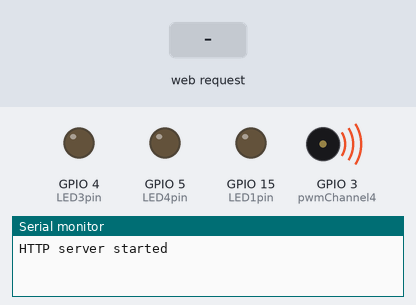
Recording of a sketch running on a simulated ESP32. Parts: output pins drawn as LEDs (lit = HIGH), buzzer (waves = sounding), the last lines printed to the serial monitor. The test bench sets the inputs (shaded band). Pins used as bus, display or sensor lines are not drawn.

Above: at 1.3 s.
1.4 s: HTTP request GET /Switch1on received
At 2.4 s:
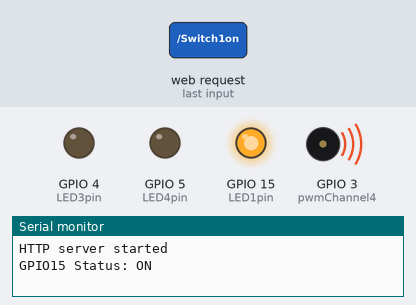
2.9 s: HTTP request GET /Switch3on received
At 3.5 s:
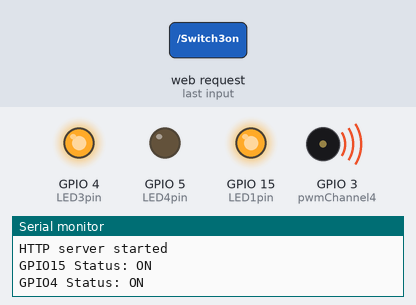
4.4 s: HTTP request GET /Switch1off received
At 4.7 s:
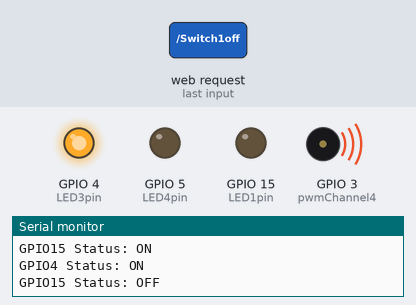
5.9 s: HTTP request GET /Switch4on received
At 7.0 s:
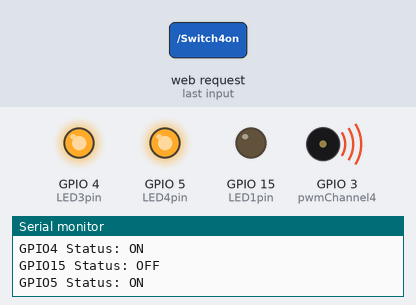
7.4 s: HTTP request GET /Switch3off received
At 8.2 s:
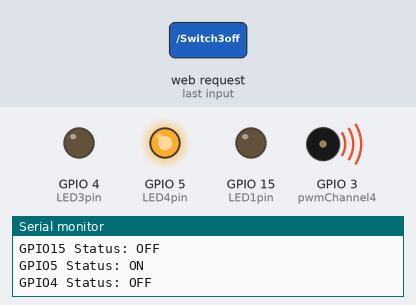
8.9 s: HTTP request GET /Switch1on?value=1 received
At 9.3 s:
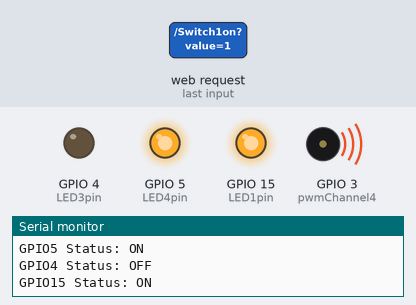
Timing chart, 0 to 11.4 s (numbered marks = the images above; inputs shaded):
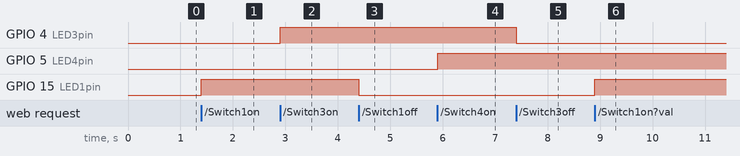

The sketch:

ESP32_WEBSERVER_4LED_4SLIDER.ino
```cpp
#include <WiFi.h>
#include <WebServer.h>

/* Put your SSID & Password */
const char* ssid = "REMOTE-CONTROL";  // Enter SSID here
const char* password = "12345678";    // Enter Password here

/* Put IP Address details */
IPAddress local_ip(192,168,1,1);
IPAddress gateway(192,168,1,1);
IPAddress subnet(255,255,255,0);

WebServer server(80);

// On/Off control pins
uint8_t LED1pin = 15;
uint8_t LED2pin = 2;
uint8_t LED3pin = 4;
uint8_t LED4pin = 5;
bool LED1status = LOW;
bool LED2status = LOW;
bool LED3status = LOW;
bool LED4status = LOW;

// PWM control pins
uint8_t PWM1pin = 18;
uint8_t PWM2pin = 19;
uint8_t PWM3pin = 21;
uint8_t PWM4pin = 22;
int dutyCycle1 = 128;  // Initial duty cycle (50%)
int dutyCycle2 = 128;
int dutyCycle3 = 128;
int dutyCycle4 = 128;

const int freq = 5000;         // PWM frequency
const int pwmChannel1 = 0;
const int pwmChannel2 = 1;
const int pwmChannel3 = 2;
const int pwmChannel4 = 3;
const int resolution = 8;      // 8-bit resolution (values 0 - 255)

void setup() {
  Serial.begin(115200);

  // On/Off LEDs setup
  pinMode(LED1pin, OUTPUT);
  pinMode(LED2pin, OUTPUT);
  pinMode(LED3pin, OUTPUT);
  pinMode(LED4pin, OUTPUT);

  // PWM LEDs setup using ledcAttach (new API)
  ledcAttach(pwmChannel1, PWM1pin, resolution);
  ledcAttach(pwmChannel2, PWM2pin, resolution);
  ledcAttach(pwmChannel3, PWM3pin, resolution);
  ledcAttach(pwmChannel4, PWM4pin, resolution);

  // Set PWM frequency separately
  ledcWriteTone(pwmChannel1, freq);
  ledcWriteTone(pwmChannel2, freq);
  ledcWriteTone(pwmChannel3, freq);
  ledcWriteTone(pwmChannel4, freq);

  WiFi.softAP(ssid, password);
  WiFi.softAPConfig(local_ip, gateway, subnet);
  delay(100);

  // Define routes for On/Off switches
  server.on("/", handle_OnConnect);
  server.on("/Switch1on", handle_Switch1on);
  server.on("/Switch1off", handle_Switch1off);
  server.on("/Switch2on", handle_Switch2on);
  server.on("/Switch2off", handle_Switch2off);
  server.on("/Switch3on", handle_Switch3on);  // Added handler
  server.on("/Switch3off", handle_Switch3off);  // Added handler
  server.on("/Switch4on", handle_Switch4on);  // Added handler
  server.on("/Switch4off", handle_Switch4off);  // Added handler

  // Define routes for PWM control
  server.on("/PWM1", handle_PWM1);
  server.on("/PWM2", handle_PWM2);
  server.on("/PWM3", handle_PWM3);  // Added handler
  server.on("/PWM4", handle_PWM4);  // Added handler

  server.onNotFound(handle_NotFound);

  server.begin();
  Serial.println("HTTP server started");
}

void loop() {
  server.handleClient();

  // On/Off control for LEDs
  digitalWrite(LED1pin, LED1status);
  digitalWrite(LED2pin, LED2status);
  digitalWrite(LED3pin, LED3status);
  digitalWrite(LED4pin, LED4status);

  // PWM control for LEDs
  ledcWrite(pwmChannel1, dutyCycle1);
  ledcWrite(pwmChannel2, dutyCycle2);
  ledcWrite(pwmChannel3, dutyCycle3);
  ledcWrite(pwmChannel4, dutyCycle4);
}

// Handle root page
void handle_OnConnect() {
  LED1status = LOW;
  LED2status = LOW;
  LED3status = LOW;
  LED4status = LOW;
  dutyCycle1 = 128;
  dutyCycle2 = 128;
  dutyCycle3 = 128;
  dutyCycle4 = 128;
  Serial.println("Connected");
  server.send(200, "text/html", SendHTML(LED1status, LED2status, LED3status, LED4status, dutyCycle1, dutyCycle2, dutyCycle3, dutyCycle4));
}

// On/Off Switch Handlers
void handle_Switch1on() {
  LED1status = HIGH;
  Serial.println("GPIO15 Status: ON");
  server.send(200, "text/html", SendHTML(true, LED2status, LED3status, LED4status, dutyCycle1, dutyCycle2, dutyCycle3, dutyCycle4));
}

void handle_Switch1off() {
  LED1status = LOW;
  Serial.println("GPIO15 Status: OFF");
  server.send(200, "text/html", SendHTML(false, LED2status, LED3status, LED4status, dutyCycle1, dutyCycle2, dutyCycle3, dutyCycle4));
}

void handle_Switch2on() {
  LED2status = HIGH;
  Serial.println("GPIO2 Status: ON");
  server.send(200, "text/html", SendHTML(LED1status, true, LED3status, LED4status, dutyCycle1, dutyCycle2, dutyCycle3, dutyCycle4));
}

void handle_Switch2off() {
  LED2status = LOW;
  Serial.println("GPIO2 Status: OFF");
  server.send(200, "text/html", SendHTML(LED1status, false, LED3status, LED4status, dutyCycle1, dutyCycle2, dutyCycle3, dutyCycle4));
}

void handle_Switch3on() {  // Added handler
  LED3status = HIGH;
  Serial.println("GPIO4 Status: ON");
  server.send(200, "text/html", SendHTML(LED1status, LED2status, true, LED4status, dutyCycle1, dutyCycle2, dutyCycle3, dutyCycle4));
}

void handle_Switch3off() {  // Added handler
  LED3status = LOW;
  Serial.println("GPIO4 Status: OFF");
  server.send(200, "text/html", SendHTML(LED1status, LED2status, false, LED4status, dutyCycle1, dutyCycle2, dutyCycle3, dutyCycle4));
}

void handle_Switch4on() {  // Added handler
  LED4status = HIGH;
  Serial.println("GPIO5 Status: ON");
  server.send(200, "text/html", SendHTML(LED1status, LED2status, LED3status, true, dutyCycle1, dutyCycle2, dutyCycle3, dutyCycle4));
}

void handle_Switch4off() {  // Added handler
  LED4status = LOW;
  Serial.println("GPIO5 Status: OFF");
  server.send(200, "text/html", SendHTML(LED1status, LED2status, LED3status, false, dutyCycle1, dutyCycle2, dutyCycle3, dutyCycle4));
}

// PWM Handlers
void handle_PWM1() {
  dutyCycle1 = server.arg("value").toInt(); // Get PWM value from URL parameter
  Serial.println("PWM1 value: " + String(dutyCycle1));
  server.send(200, "text/html", SendHTML(LED1status, LED2status, LED3status, LED4status, dutyCycle1, dutyCycle2, dutyCycle3, dutyCycle4));
}

void handle_PWM2() {
  dutyCycle2 = server.arg("value").toInt();
  Serial.println("PWM2 value: " + String(dutyCycle2));
  server.send(200, "text/html", SendHTML(LED1status, LED2status, LED3status, LED4status, dutyCycle1, dutyCycle2, dutyCycle3, dutyCycle4));
}

void handle_PWM3() {  // Added handler
  dutyCycle3 = server.arg("value").toInt();
  Serial.println("PWM3 value: " + String(dutyCycle3));
  server.send(200, "text/html", SendHTML(LED1status, LED2status, LED3status, LED4status, dutyCycle1, dutyCycle2, dutyCycle3, dutyCycle4));
}

void handle_PWM4() {  // Added handler
  dutyCycle4 = server.arg("value").toInt();
  Serial.println("PWM4 value: " + String(dutyCycle4));
  server.send(200, "text/html", SendHTML(LED1status, LED2status, LED3status, LED4status, dutyCycle1, dutyCycle2, dutyCycle3, dutyCycle4));
}

void handle_NotFound(){
  server.send(404, "text/plain", "Not found");
}

String SendHTML(uint8_t led1stat, uint8_t led2stat, uint8_t led3stat, uint8_t led4stat, int pwm1, int pwm2, int pwm3, int pwm4) {
  String ptr = "<!DOCTYPE html> <html>\n";
  ptr += "<head><meta name=\"viewport\" content=\"width=device-width, initial-scale=1.0, user-scalable=no\">\n";
  ptr += "<title>LED Control</title>\n";
  ptr += "<style>html { font-family: Helvetica; display: inline-block; margin: 0px auto; text-align: center;}\n";
  ptr += ".button {display: block;width: 80px;background-color: #3498db;border: none;color: white;padding: 13px 30px;text-align: center; font-size: 20px; margin: 10px auto; cursor: pointer; border-radius: 4px;}\n";
  ptr += ".button-on {background-color: #3498db;}\n";
  ptr += ".button-off {background-color: #34495e;}\n";
  ptr += "input[type='range'] {width: 80%; height: 30px; background-color: #ddd; margin: 20px auto;}\n";
  ptr += "</style>\n";
  ptr += "</head>\n";

  ptr += "<body>\n";
  ptr += "<h1>ESP32 LED Control</h1>\n";

  // LED 1 Control (On/Off)
  if(led1stat) {
    ptr += "<p>LED 1 Status: ON</p><a class=\"button button-off\" href=\"/Switch1off\">Turn OFF</a>\n";
  } else {
    ptr += "<p>LED 1 Status: OFF</p><a class=\"button button-on\" href=\"/Switch1on\">Turn ON</a>\n";
  }

  // LED 2 Control (On/Off)
  if(led2stat) {
    ptr += "<p>LED 2 Status: ON</p><a class=\"button button-off\" href=\"/Switch2off\">Turn OFF</a>\n";
  } else {
    ptr += "<p>LED 2 Status: OFF</p><a class=\"button button-on\" href=\"/Switch2on\">Turn ON</a>\n";
  }

  // LED 3 Control (On/Off)
  if(led3stat) {
    ptr += "<p>LED 3 Status: ON</p><a class=\"button button-off\" href=\"/Switch3off\">Turn OFF</a>\n";
  } else {
    ptr += "<p>LED 3 Status: OFF</p><a class=\"button button-on\" href=\"/Switch3on\">Turn ON</a>\n";
  }

  // LED 4 Control (On/Off)
  if(led4stat) {
    ptr += "<p>LED 4 Status: ON</p><a class=\"button button-off\" href=\"/Switch4off\">Turn OFF</a>\n";
  } else {
    ptr += "<p>LED 4 Status: OFF</p><a class=\"button button-on\" href=\"/Switch4on\">Turn ON</a>\n";
  }

  // PWM Control for LED 1
  ptr += "<h3>LED 1 Brightness</h3>\n";
  ptr += "<input type='range' min='0' max='255' value='" + String(pwm1) + "' onchange='updatePWM1(this.value)'>\n";

  // PWM Control for LED 2
  ptr += "<h3>LED 2 Brightness</h3>\n";
  ptr += "<input type='range' min='0' max='255' value='" + String(pwm2) + "' onchange='updatePWM2(this.value)'>\n";

  // PWM Control for LED 3
  ptr += "<h3>LED 3 Brightness</h3>\n";
  ptr += "<input type='range' min='0' max='255' value='" + String(pwm3) + "' onchange='updatePWM3(this.value)'>\n";

  // PWM Control for LED 4
  ptr += "<h3>LED 4 Brightness</h3>\n";
  ptr += "<input type='range' min='0' max='255' value='" + String(pwm4) + "' onchange='updatePWM4(this.value)'>\n";

  ptr += "<script>\n";
  ptr += "function updatePWM1(val) { var xhr = new XMLHttpRequest(); xhr.open('GET', '/PWM1?value=' + val, true); xhr.send(); }\n";
  ptr += "function updatePWM2(val) { var xhr = new XMLHttpRequest(); xhr.open('GET', '/PWM2?value=' + val, true); xhr.send(); }\n";
  ptr += "function updatePWM3(val) { var xhr = new XMLHttpRequest(); xhr.open('GET', '/PWM3?value=' + val, true); xhr.send(); }\n";
  ptr += "function updatePWM4(val) { var xhr = new XMLHttpRequest(); xhr.open('GET', '/PWM4?value=' + val, true); xhr.send(); }\n";
  ptr += "</script>\n";

  ptr += "</body>\n";
  ptr += "</html>\n";

  return ptr;
}
```

Measured:
- after the input at 1.4 s, GPIO 15 (LED1pin): LOW → HIGH at once
- after the input at 2.9 s, GPIO 4 (LED3pin): LOW → HIGH at once
- after the input at 4.4 s, GPIO 15 (LED1pin): HIGH → LOW at once
- after the input at 5.9 s, GPIO 5 (LED4pin): LOW → HIGH at once
- after the input at 7.4 s, GPIO 4 (LED3pin): HIGH → LOW at once
- after the input at 8.9 s, GPIO 15 (LED1pin): LOW → HIGH at once
